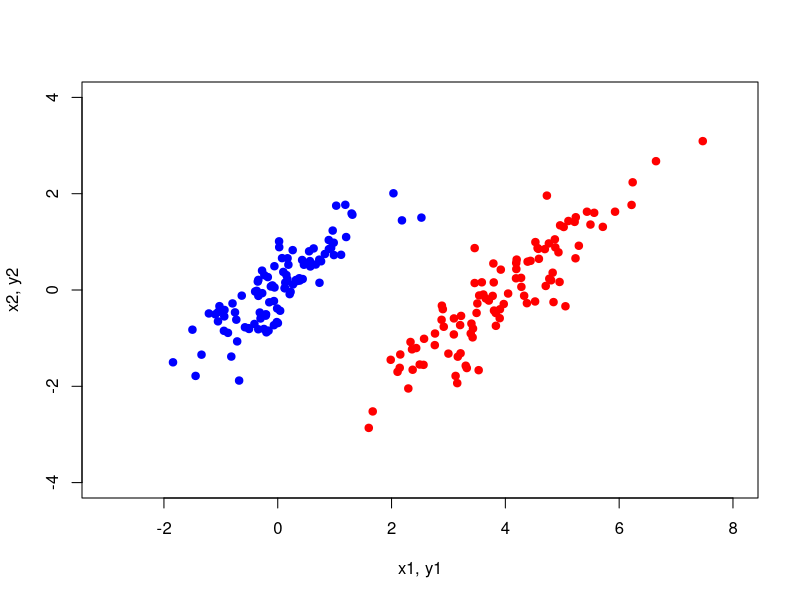

This chart was generated by the following R code:
rm(list=ls())
graphics.off()
# install.packages("mvtnorm")
library(mvtnorm)
n      = 100
rho    = 0.9
mean_x = c(0,0)
mean_y = c(4,0)

sigma  = matrix(c(1,rho,rho,1), nrow = 2, ncol = 2)
x      = rmvnorm(n=n, mean = mean_x, sigma = sigma)
y      = rmvnorm(n=n, mean = mean_y, sigma = sigma)
xy     = rbind(x,y) # defined for computing xlim and ylim

plot(x, col='blue', pch = 19, ylim = c(round(min(xy[,2]))-1,round(max(xy[,2]))+1),
     xlim = c(round(min(xy[,1]))-1,round(max(xy[,1]))+1),
     xlab = 'x1, y1', ylab = 'x2, y2')
points(y,col = 'red', pch = 19)
